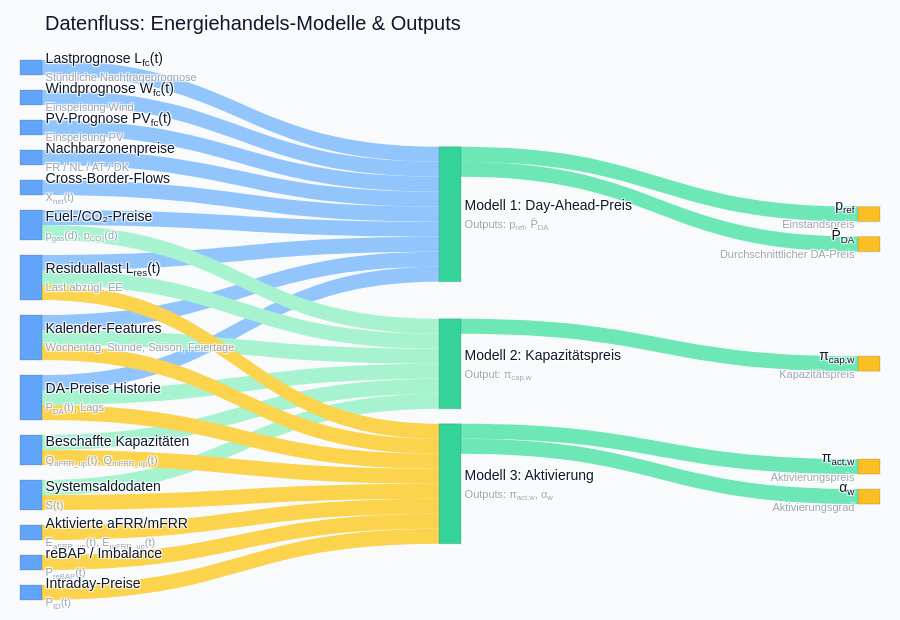

Notebook code cell kept with this figure:
### Markdown cell above
### Interaktives Sankey-Diagramm
Zeigt die Kette Daten → Modelle → Outputs in einer kompakten, modernen Grafik. Läuft in Jupyter/VS Code; ggf. `pip install plotly`.

### Code cell
import plotly.graph_objects as go

# Daten-, Modell- und Output-Knoten definieren
# (key = interne ID, label = Anzeige, detail = Beschreibung, color = Knotenfarbe)
data_nodes = [
    {"key": "load", "label": "Lastprognose L<sub>fc</sub>(t)", "detail": "Stündliche Nachfrageprognose", "color": "#60a5fa"},
    {"key": "wind", "label": "Windprognose W<sub>fc</sub>(t)", "detail": "Einspeisung Wind", "color": "#60a5fa"},
    {"key": "pv", "label": "PV-Prognose PV<sub>fc</sub>(t)", "detail": "Einspeisung PV", "color": "#60a5fa"},
    {"key": "resload", "label": "Residuallast L<sub>res</sub>(t)", "detail": "Last abzügl. EE", "color": "#60a5fa"},
    {"key": "fuel", "label": "Fuel-/CO₂-Preise", "detail": "p<sub>gas</sub>(d), p<sub>CO₂</sub>(d)", "color": "#60a5fa"},
    {"key": "calendar", "label": "Kalender-Features", "detail": "Wochentag, Stunde, Saison, Feiertage", "color": "#60a5fa"},
    {"key": "da_hist", "label": "DA-Preise Historie", "detail": "P<sub>DA</sub>(t), Lags", "color": "#60a5fa"},
    {"key": "neighbors", "label": "Nachbarzonenpreise", "detail": "FR / NL / AT / DK", "color": "#60a5fa"},
    {"key": "cb_flows", "label": "Cross-Border-Flows", "detail": "X<sub>net</sub>(t)", "color": "#60a5fa"},
    {"key": "bal_energy", "label": "Aktivierte aFRR/mFRR", "detail": "E<sub>aFRR_up</sub>(t), E<sub>mFRR_up</sub>(t)", "color": "#60a5fa"},
    {"key": "bal_cap", "label": "Beschaffte Kapazitäten", "detail": "Q<sub>aFRR_up</sub>(t), Q<sub>mFRR_up</sub>(t)", "color": "#60a5fa"},
    {"key": "rebap", "label": "reBAP / Imbalance", "detail": "P<sub>reBAP</sub>(t)", "color": "#60a5fa"},
    {"key": "saldo", "label": "Systemsaldodaten", "detail": "S(t)", "color": "#60a5fa"},
    {"key": "id", "label": "Intraday-Preise", "detail": "P<sub>ID</sub>(t)", "color": "#60a5fa"},
]

model_nodes = [
    {"key": "m1", "label": "Modell 1: Day-Ahead-Preis", "detail": "Outputs: p<sub>ref</sub>, P̄<sub>DA</sub>", "color": "#34d399"},
    {"key": "m2", "label": "Modell 2: Kapazitätspreis", "detail": "Output: π<sub>cap,w</sub>", "color": "#34d399"},
    {"key": "m3", "label": "Modell 3: Aktivierung", "detail": "Outputs: π<sub>act,w</sub>, α<sub>w</sub>", "color": "#34d399"},
]

output_nodes = [
    {"key": "pref", "label": "p<sub>ref</sub>", "detail": "Einstandspreis", "color": "#fbbf24"},
    {"key": "pbar", "label": "P̄<sub>DA</sub>", "detail": "Durchschnittlicher DA-Preis", "color": "#fbbf24"},
    {"key": "pi_cap", "label": "π<sub>cap,w</sub>", "detail": "Kapazitätspreis", "color": "#fbbf24"},
    {"key": "pi_act", "label": "π<sub>act,w</sub>", "detail": "Aktivierungspreis", "color": "#fbbf24"},
    {"key": "alpha", "label": "α<sub>w</sub>", "detail": "Aktivierungsgrad", "color": "#fbbf24"},
]

nodes = data_nodes + model_nodes + output_nodes
labels = [f"{n['label']}<br><span style='color:#9CA3AF;font-size:11px'>{n['detail']}</span>" for n in nodes]
colors = [n['color'] for n in nodes]
index_by_key = {n['key']: i for i, n in enumerate(nodes)}

links = []
link_titles = []

def connect(sources, target, color):
    target_label = nodes[index_by_key[target]]['label']
    for key in sources:
        source_label = nodes[index_by_key[key]]['label']
        links.append(dict(source=index_by_key[key], target=index_by_key[target], value=1, color=color))
        link_titles.append(f"{source_label} → {target_label}")

# Daten → Modelle
connect(
    ["load", "wind", "pv", "resload", "fuel", "calendar", "da_hist", "neighbors", "cb_flows"],
    "m1",
    color="#93c5fd",
)
connect([
    "resload", "da_hist", "fuel", "bal_cap", "saldo", "calendar"
], "m2", color="#a7f3d0")
connect([
    "bal_energy", "bal_cap", "rebap", "saldo", "da_hist", "id", "resload", "calendar"
], "m3", color="#fcd34d")

# Modelle → Outputs
connect(["m1"], "pref", color="#6ee7b7")
connect(["m1"], "pbar", color="#6ee7b7")
connect(["m2"], "pi_cap", color="#6ee7b7")
connect(["m3"], "pi_act", color="#6ee7b7")
connect(["m3"], "alpha", color="#6ee7b7")

fig = go.Figure(
    go.Sankey(
        arrangement="snap",
        node=dict(
            label=labels,
            pad=15,
            thickness=22,
            line=dict(color="rgba(15,23,42,0.12)", width=1.2),
            color=colors,
            hovertemplate="<b>%{label}</b><extra></extra>",
        ),
        link=dict(
            source=[l['source'] for l in links],
            target=[l['target'] for l in links],
            value=[l['value'] for l in links],
            color=[l['color'] for l in links],
            customdata=link_titles,
            hovertemplate="%{customdata}<extra></extra>",
        ),
    )
)

fig.update_layout(
    title="Datenfluss: Energiehandels-Modelle & Outputs",
    font=dict(family="IBM Plex Sans, Helvetica, Arial", size=14, color="#0f172a"),
    plot_bgcolor="#f8fafc",
    paper_bgcolor="#f8fafc",
    margin=dict(l=20, r=20, t=60, b=20),
    height=620,
)

fig.show()

### Figure 1 — Plotly figure (JSON) as saved in the notebook; plotly's stock layout.template omitted (floating-point values rounded to 4 significant figures)
{"data": [{"arrangement": "snap", "link": {"color": ["#93c5fd", "#93c5fd", "#93c5fd", "#93c5fd", "#93c5fd", "#93c5fd", "#93c5fd", "#93c5fd", "#93c5fd", "#a7f3d0", "#a7f3d0", "#a7f3d0", "#a7f3d0", "#a7f3d0", "#a7f3d0", "#fcd34d", "#fcd34d", "#fcd34d", "#fcd34d", "#fcd34d", "#fcd34d", "#fcd34d", "#fcd34d", "#6ee7b7", "#6ee7b7", "#6ee7b7", "#6ee7b7", "#6ee7b7"], "customdata": ["Lastprognose L<sub>fc</sub>(t) → Modell 1: Day-Ahead-Preis", "Windprognose W<sub>fc</sub>(t) → Modell 1: Day-Ahead-Preis", "PV-Prognose PV<sub>fc</sub>(t) → Modell 1: Day-Ahead-Preis", "Residuallast L<sub>res</sub>(t) → Modell 1: Day-Ahead-Preis", "Fuel-/CO₂-Preise → Modell 1: Day-Ahead-Preis", "Kalender-Features → Modell 1: Day-Ahead-Preis", "DA-Preise Historie → Modell 1: Day-Ahead-Preis", "Nachbarzonenpreise → Modell 1: Day-Ahead-Preis", "Cross-Border-Flows → Modell 1: Day-Ahead-Preis", "Residuallast L<sub>res</sub>(t) → Modell 2: Kapazitätspreis", "DA-Preise Historie → Modell 2: Kapazitätspreis", "Fuel-/CO₂-Preise → Modell 2: Kapazitätspreis", "Beschaffte Kapazitäten → Modell 2: Kapazitätspreis", "Systemsaldodaten → Modell 2: Kapazitätspreis", "Kalender-Features → Modell 2: Kapazitätspreis", "Aktivierte aFRR/mFRR → Modell 3: Aktivierung", "Beschaffte Kapazitäten → Modell 3: Aktivierung", "reBAP / Imbalance → Modell 3: Aktivierung", "Systemsaldodaten → Modell 3: Aktivierung", "DA-Preise Historie → Modell 3: Aktivierung", "Intraday-Preise → Modell 3: Aktivierung", "Residuallast L<sub>res</sub>(t) → Modell 3: Aktivierung", "Kalender-Features → Modell 3: Aktivierung", "Modell 1: Day-Ahead-Preis → p<sub>ref</sub>", "Modell 1: Day-Ahead-Preis → P̄<sub>DA</sub>", "Modell 2: Kapazitätspreis → π<sub>cap,w</sub>", "Modell 3: Aktivierung → π<sub>act,w</sub>", "Modell 3: Aktivierung → α<sub>w</sub>"], "hovertemplate": "%{customdata}<extra></extra>", "source": [0, 1, 2, 3, 4, 5, 6, 7, 8, 3, 6, 4, 10, 12, 5, 9, 10, 11, 12, 6, 13, 3, 5, 14, 14, 15, 16, 16], "target": [14, 14, 14, 14, 14, 14, 14, 14, 14, 15, 15, 15, 15, 15, 15, 16, 16, 16, 16, 16, 16, 16, 16, 17, 18, 19, 20, 21], "value": [1, 1, 1, 1, 1, 1, 1, 1, 1, 1, 1, 1, 1, 1, 1, 1, 1, 1, 1, 1, 1, 1, 1, 1, 1, 1, 1, 1]}, "node": {"color": ["#60a5fa", "#60a5fa", "#60a5fa", "#60a5fa", "#60a5fa", "#60a5fa", "#60a5fa", "#60a5fa", "#60a5fa", "#60a5fa", "#60a5fa", "#60a5fa", "#60a5fa", "#60a5fa", "#34d399", "#34d399", "#34d399", "#fbbf24", "#fbbf24", "#fbbf24", "#fbbf24", "#fbbf24"], "hovertemplate": "<b>%{label}</b><extra></extra>", "label": ["Lastprognose L<sub>fc</sub>(t)<br><span style='color:#9CA3AF;font-size:11px'>Stündliche Nachfrageprognose</span>", "Windprognose W<sub>fc</sub>(t)<br><span style='color:#9CA3AF;font-size:11px'>Einspeisung Wind</span>", "PV-Prognose PV<sub>fc</sub>(t)<br><span style='color:#9CA3AF;font-size:11px'>Einspeisung PV</span>", "Residuallast L<sub>res</sub>(t)<br><span style='color:#9CA3AF;font-size:11px'>Last abzügl. EE</span>", "Fuel-/CO₂-Preise<br><span style='color:#9CA3AF;font-size:11px'>p<sub>gas</sub>(d), p<sub>CO₂</sub>(d)</span>", "Kalender-Features<br><span style='color:#9CA3AF;font-size:11px'>Wochentag, Stunde, Saison, Feiertage</span>", "DA-Preise Historie<br><span style='color:#9CA3AF;font-size:11px'>P<sub>DA</sub>(t), Lags</span>", "Nachbarzonenpreise<br><span style='color:#9CA3AF;font-size:11px'>FR / NL / AT / DK</span>", "Cross-Border-Flows<br><span style='color:#9CA3AF;font-size:11px'>X<sub>net</sub>(t)</span>", "Aktivierte aFRR/mFRR<br><span style='color:#9CA3AF;font-size:11px'>E<sub>aFRR_up</sub>(t), E<sub>mFRR_up</sub>(t)</span>", "Beschaffte Kapazitäten<br><span style='color:#9CA3AF;font-size:11px'>Q<sub>aFRR_up</sub>(t), Q<sub>mFRR_up</sub>(t)</span>", "reBAP / Imbalance<br><span style='color:#9CA3AF;font-size:11px'>P<sub>reBAP</sub>(t)</span>", "Systemsaldodaten<br><span style='color:#9CA3AF;font-size:11px'>S(t)</span>", "Intraday-Preise<br><span style='color:#9CA3AF;font-size:11px'>P<sub>ID</sub>(t)</span>", "Modell 1: Day-Ahead-Preis<br><span style='color:#9CA3AF;font-size:11px'>Outputs: p<sub>ref</sub>, P̄<sub>DA</sub></span>", "Modell 2: Kapazitätspreis<br><span style='color:#9CA3AF;font-size:11px'>Output: π<sub>cap,w</sub></span>", "Modell 3: Aktivierung<br><span style='color:#9CA3AF;font-size:11px'>Outputs: π<sub>act,w</sub>, α<sub>w</sub></span>", "p<sub>ref</sub><br><span style='color:#9CA3AF;font-size:11px'>Einstandspreis</span>", "P̄<sub>DA</sub><br><span style='color:#9CA3AF;font-size:11px'>Durchschnittlicher DA-Preis</span>", "π<sub>cap,w</sub><br><span style='color:#9CA3AF;font-size:11px'>Kapazitätspreis</span>", "π<sub>act,w</sub><br><span style='color:#9CA3AF;font-size:11px'>Aktivierungspreis</span>", "α<sub>w</sub><br><span style='color:#9CA3AF;font-size:11px'>Aktivierungsgrad</span>"], "line": {"color": "rgba(15,23,42,0.12)", "width": 1.2}, "pad": 15, "thickness": 22}, "type": "sankey"}], "layout": {"font": {"color": "#0f172a", "family": "IBM Plex Sans, Helvetica, Arial", "size": 14}, "height": 620, "margin": {"b": 20, "l": 20, "r": 20, "t": 60}, "paper_bgcolor": "#f8fafc", "plot_bgcolor": "#f8fafc", "title": {"text": "Datenfluss: Energiehandels-Modelle & Outputs"}}}
